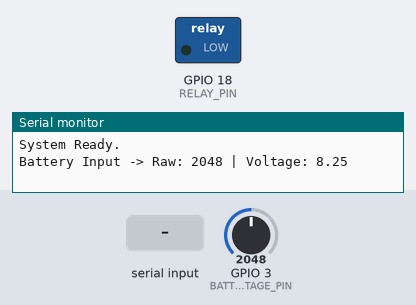
Recording of a sketch running on a simulated ESP32. On the bench: switched loads named in the sketch (green lamp = pin HIGH), the last lines printed to the serial monitor. The inputs (shaded band) are chosen by the test bench; at power-on: GPIO 3 (BATTERY_VOLTAGE_PIN) = 2048. Nothing arrives over Bluetooth unless stated; a phone connects over Bluetooth LE 3 s after start.

Above: at 1.2 s.
1.3 s: GPIO 3 (BATTERY_VOLTAGE_PIN) set to 3247
4.5 s: GPIO 3 (BATTERY_VOLTAGE_PIN) set to 3335
At 6.2 s:
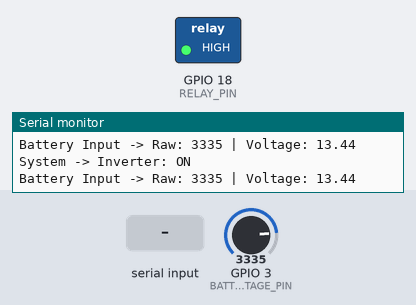
9.5 s: "0" received over Serial
At 9.8 s:
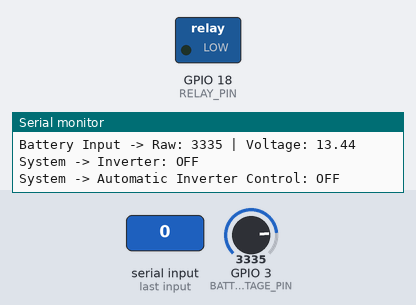
11.0 s: "1" received over Serial
At 12.3 s:
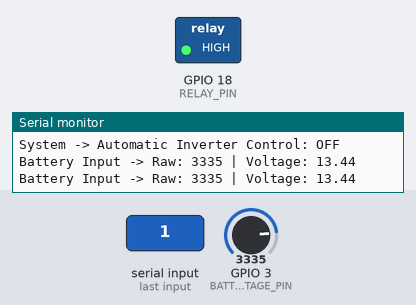
Timing chart, 0 to 13.5 s (numbered marks = the images above; inputs shaded):
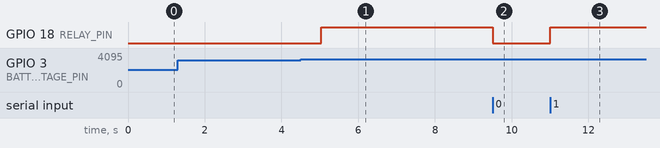

The sketch:

ble_project.ino
```cpp
#include <BLEDevice.h>
#include <BLEUtils.h>
#include <BLEServer.h>
#include <cstdint>
#include <esp_sleep.h>

// ESP32 Configuration
#define RELAY_PIN 18
#define BATTERY_VOLTAGE_PIN 3

// Bluetooth UUID Configuration
#define BLE_NAME "Mercedes-Benz S430"
#define SERVICE_UUID "4fafc201-1fb5-459e-8fcc-c5c9c331914b"
#define AUTOMATIC_INVERTER_MODE_CHARACTERISTIC_UUID "beb5483e-36e1-4688-b7f5-ea07361b26a8"
#define BATTERY_VOLTAGE_CHARACTERISTIC_UUID "0859e192-00ba-4690-bb66-94d2d132a255"
#define INVERTER_STATE_CHARACTERISTIC_UUID "83a4e976-f0ac-49b7-8212-27724af75ab6"

// Voltage Thresholds
#define INVERTER_ON_THRESHOLD 13.2
#define INVERTER_OFF_THRESHOLD 12.8
#define INVERTER_EMERGENCY_THRESHOLD 12.0
#define DEBUG_MODE false // Emergency threshold bypass

// Sleep Configuration
#define AWAKE_DURATION_SECONDS 2
#define SLEEP_DURATION_SECONDS 10

bool deviceConnected = false;
bool oldDeviceConnected = false;

// Class that represents the physical vehicle and all of its systems
class Car {
  private:
    int _batteryAdcInput;
    int _inverterRelayOutput;
    bool _inverterState = false;
    bool _inverterAutomaticState = true;

  public:
    Car(int batteryInput, int inverterOutput) {
      _batteryAdcInput = batteryInput;
      _inverterRelayOutput = inverterOutput;
    }

    // Initialize pins and default states
    void begin() {
      pinMode(_inverterRelayOutput, OUTPUT);
      digitalWrite(_inverterRelayOutput, LOW); // Start OFF (Active-High)
    }

    // Controls the relay state
    void setInverterState(bool turnOn) {
      if (turnOn) {
        Serial.println("System -> Inverter: ON");
        _inverterState = true;
        digitalWrite(_inverterRelayOutput, HIGH);
      } else {
        Serial.println("System -> Inverter: OFF");
        _inverterState = false;
        digitalWrite(_inverterRelayOutput, LOW);
      }
    }

    bool getInverterState() {
        return _inverterState;
    }

    // Controls if automatic mode (for the inverter) is turned on
    void setAutomaticState(bool enable) {
        if (enable) {
            Serial.println("System -> Automatic Inverter Control: ON");
        } else {
            Serial.println("System -> Automatic Inverter Control: OFF");
        }
        _inverterAutomaticState = enable;
    }

    bool getAutomaticState() {
        return _inverterAutomaticState;
    }

    // Reads the battery voltage from the ADC pin and does proper conversions.
    float getBatteryVoltage() {
      int rawValue = analogRead(_batteryAdcInput);

      // 12-bit ADC conversion. Converts to 12v
      float voltage = (rawValue / 4095.0) * 3.3 * 5;

      //Prints data to serial for debugging
      Serial.print("Battery Input -> Raw: ");
      Serial.print(rawValue);
      Serial.print(" | Voltage: ");
      Serial.println(voltage);

      return voltage;
    }
};

// Instantiate with both pins
Car car(BATTERY_VOLTAGE_PIN, RELAY_PIN);

unsigned long lastReadTime = 0;
const long interval = 1000;

// Handles BLE client connections and disconnections
class ServerCallbacks: public BLEServerCallbacks {
    void onConnect(BLEServer* pServer) {
      Serial.println("Client connected.");
      deviceConnected = true;
    }

    void onDisconnect(BLEServer* pServer) {
      Serial.println("Client disconnected.");
      deviceConnected = false;
    }
};

// Sets inverter state when the BLE characteristic is written to
class InverterStateCallbacks: public BLECharacteristicCallbacks {
    void onWrite(BLECharacteristic *pCharacteristic) {
      String value = pCharacteristic->getValue();
      if (value.length() > 0) {
          if (value[0] == '1') {
            car.setInverterState(true);
            car.setAutomaticState(false);
          }
          else if (value[0] == '0') {
            car.setInverterState(false);
            car.setAutomaticState(false);
          }
      }
    }
};

// Sets automatic mode's state when the BLE characteristic is written to
class InverterAutomaticCallbacks: public BLECharacteristicCallbacks {
    void onWrite(BLECharacteristic *pCharacteristic) {
      String value = pCharacteristic->getValue();
      if (value.length() > 0) {
          if (value[0] == '1') {
            car.setAutomaticState(true);
          }
          else if (value[0] == '0') {
            car.setAutomaticState(false);
          }
      }
    }
};

// Initializes the BLE Characteristics
BLECharacteristic *pVoltageChar;
BLECharacteristic *pInverterState;
BLECharacteristic *pAutomaticInverterMode;
BLEServer *pServer;

void setup() {
  Serial.begin(115200);

  // Use the class to handle hardware initialization
  car.begin();

  // Bluetooth Initialization
  BLEDevice::init(BLE_NAME);
  pServer = BLEDevice::createServer();

  // Assign the server callbacks here so advertising restarts on disconnect
  pServer->setCallbacks(new ServerCallbacks());

  BLEService *pService = pServer->createService(SERVICE_UUID);

  pInverterState = pService->createCharacteristic(
      INVERTER_STATE_CHARACTERISTIC_UUID,
      BLECharacteristic::PROPERTY_READ | BLECharacteristic::PROPERTY_NOTIFY | BLECharacteristic::PROPERTY_WRITE
  );
  pAutomaticInverterMode = pService->createCharacteristic(
      AUTOMATIC_INVERTER_MODE_CHARACTERISTIC_UUID,
      BLECharacteristic::PROPERTY_READ | BLECharacteristic::PROPERTY_NOTIFY |BLECharacteristic::PROPERTY_WRITE
  );
  pVoltageChar = pService->createCharacteristic(
      BATTERY_VOLTAGE_CHARACTERISTIC_UUID,
      BLECharacteristic::PROPERTY_READ | BLECharacteristic::PROPERTY_NOTIFY
  );

  pAutomaticInverterMode->setCallbacks(new InverterAutomaticCallbacks());
  pInverterState->setCallbacks(new InverterStateCallbacks());
  pService->start();
  BLEDevice::startAdvertising();

  Serial.println("System Ready.");
}

// Called to update states over BLE immediately after changes
void bleUpdateStates() {
    // Stop crash by preventing notify() when no client is connected
    if (!deviceConnected) return;

    // Sends inverter state
    bool inverterState = car.getInverterState();
    pInverterState->setValue((uint8_t*)&inverterState, 1);
    pInverterState->notify();

    // Sends inverter auto mode state
    bool inverterAutomaticState = car.getAutomaticState();
    pAutomaticInverterMode->setValue((uint8_t*)&inverterAutomaticState, 1);
    pAutomaticInverterMode->notify();
}

void loop() {
  // Handle BLE disconnect safely
    if (!deviceConnected && oldDeviceConnected) {
        delay(500); // Give the Bluetooth stack time to clean up
        pServer->startAdvertising();
        Serial.println("Restarting BLE advertising...");
        oldDeviceConnected = deviceConnected;
    }

  // Handle BLE connect
  if (deviceConnected && !oldDeviceConnected) {
      oldDeviceConnected = deviceConnected;
  }

  // Serial debugging controls
  if (Serial.available() > 0) {
    char incomingByte = Serial.read();
    if (incomingByte == '1') {
        car.setInverterState(true);
        car.setAutomaticState(false);
        bleUpdateStates();
    } else if (incomingByte == '0') {
        car.setInverterState(false);
        car.setAutomaticState(false);
        bleUpdateStates();
    } else if (incomingByte == '2') {
        car.setAutomaticState(true);
        bleUpdateStates();
    }
  }

  unsigned long currentTime = millis();
  if (currentTime - lastReadTime >= interval) {
    lastReadTime = currentTime;

    // Sends battery voltage on interval
    float currentVoltage = car.getBatteryVoltage();

    if (deviceConnected) {
        pVoltageChar->setValue((uint8_t*)&currentVoltage, sizeof(currentVoltage));
        pVoltageChar->notify();
    }

    // Automatic inverter state control based on battery voltage and automatic mode state
    if (currentVoltage < INVERTER_OFF_THRESHOLD && car.getAutomaticState()) {
        if (car.getInverterState() != false) {
            car.setInverterState(false);
        }
    } else if (currentVoltage >= INVERTER_ON_THRESHOLD && car.getAutomaticState()) {
        if (car.getInverterState() != true) {
            car.setInverterState(true);
        }
    } else if (currentVoltage < INVERTER_EMERGENCY_THRESHOLD && !DEBUG_MODE) {
        if (car.getInverterState() != false) {
            car.setInverterState(false);
        }
    }
    // Updates connected device states
    if (deviceConnected) {
        bleUpdateStates();
    }

    // Initiates deep sleep if voltage is low, not connected, inverter is off, and AWAKE_DURATION_SECONDS have passed
    if (currentVoltage < INVERTER_OFF_THRESHOLD && !deviceConnected && millis() > (AWAKE_DURATION_SECONDS * 1000) && !car.getInverterState()) {
        Serial.printf("Voltage below threshold and no BLE connection. Sleeping for %d seconds...\n", SLEEP_DURATION_SECONDS);
        esp_sleep_enable_timer_wakeup(SLEEP_DURATION_SECONDS * 1000000ULL);
        esp_deep_sleep_start();
    }
  }

  delay(10);
}
```

Measured:
- the behaviour switches between 3276 and 3277 on GPIO 3 (BATTERY_VOLTAGE_PIN) (found by bisection; images 0 and 1)
- after the input at 4.5 s, GPIO 18 (RELAY_PIN): LOW → HIGH after 0.53 s
- after the input at 9.5 s, GPIO 18 (RELAY_PIN): HIGH → LOW at once
- after the input at 11.0 s, GPIO 18 (RELAY_PIN): LOW → HIGH at once
